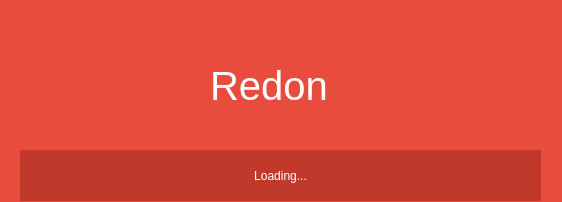
<?xml version="1.0" encoding="UTF-8"?>
<ui version="4.0">
 <class>LoaderWindow</class>
 <widget class="QDialog" name="LoaderWindow">
  <property name="geometry">
   <rect>
    <x>0</x>
    <y>0</y>
    <width>562</width>
    <height>202</height>
   </rect>
  </property>
  <property name="windowTitle">
   <string>Dialog</string>
  </property>
  <property name="styleSheet">
   <string notr="true">background: #00AFF0; background: #e74c3c;</string>
  </property>
  <widget class="QLabel" name="label">
   <property name="geometry">
    <rect>
     <x>210</x>
     <y>50</y>
     <width>191</width>
     <height>71</height>
    </rect>
   </property>
   <property name="font">
    <font>
     <family>Segoe UI</family>
     <pointsize>30</pointsize>
    </font>
   </property>
   <property name="styleSheet">
    <string notr="true">color: white;</string>
   </property>
   <property name="text">
    <string>Redon</string>
   </property>
  </widget>
  <widget class="QLabel" name="lbl_version">
   <property name="geometry">
    <rect>
     <x>340</x>
     <y>110</y>
     <width>171</width>
     <height>16</height>
    </rect>
   </property>
   <property name="styleSheet">
    <string notr="true">color: white;</string>
   </property>
   <property name="text">
    <string/>
   </property>
  </widget>
  <widget class="QLabel" name="label_2">
   <property name="geometry">
    <rect>
     <x>20</x>
     <y>150</y>
     <width>521</width>
     <height>51</height>
    </rect>
   </property>
   <property name="styleSheet">
    <string notr="true">color: white; background: #c0392b;</string>
   </property>
   <property name="text">
    <string>Loading...</string>
   </property>
   <property name="alignment">
    <set>Qt::AlignCenter</set>
   </property>
  </widget>
 </widget>
 <resources/>
 <connections/>
</ui>
